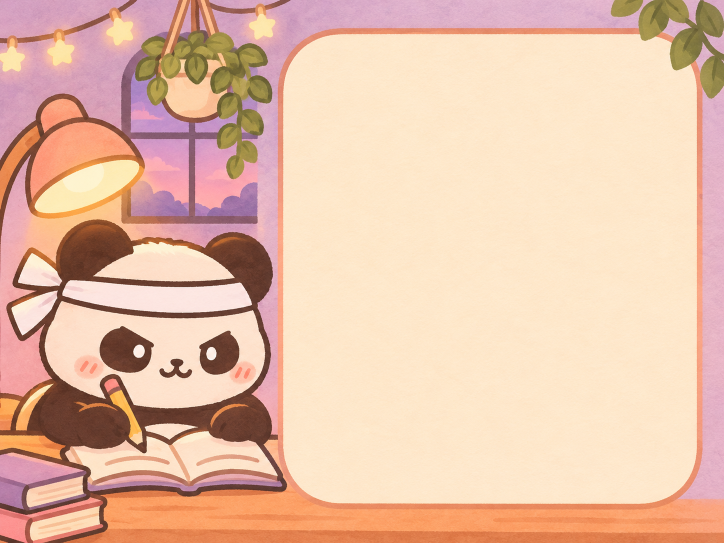
#> input picture assets/focus-study/study-panda-source.png, 1448 x 1086 px (shown at 1/2 size)
$ python prepare_focus_art.py
#> lines starting #> are read from the running program, lines starting #| are printed output that depends on the picture
#!/usr/bin/env python3
"""Resize the chosen focus illustration and regenerate its SD provisioning bytes."""
from pathlib import Path
from PIL import Image

root=Path(__file__).resolve().parents[1]
folder=root/'assets/focus-study'
image=Image.open(folder/'study-panda-source.png').convert('RGB').resize((320,240),Image.Resampling.LANCZOS)
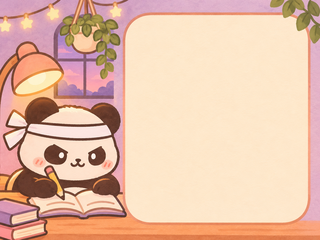
#> image: PIL image 320x240 RGB; mean R, G, B 230.7, 191.8, 169.3
path=folder/'sd/ui/focus-study-v1.jpg'
path.parent.mkdir(parents=True,exist_ok=True)
image.save(path,quality=94,subsampling=0,progressive=False)
data=path.read_bytes()
header='#pragma once\n#include <stdint.h>\n// Generated from assets/focus-study/sd/ui/focus-study-v1.jpg; do not hand-edit.\n'
header+='static const uint8_t FOCUS_STUDY_JPG[] = {\n'
header+='\n'.join('  '+','.join('0x%02x'%v for v in data[i:i+20])+',' for i in range(0,len(data),20))+'\n};\n'
(root/'firmware/BhoomiClock/focus_study_jpg.h').write_text(header)
print(path)
